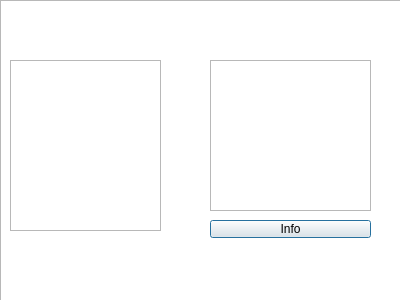
<?xml version="1.0" encoding="UTF-8"?>
<ui version="4.0">
 <class>Chen</class>
 <widget class="QDialog" name="Chen">
  <property name="geometry">
   <rect>
    <x>0</x>
    <y>0</y>
    <width>400</width>
    <height>300</height>
   </rect>
  </property>
  <property name="windowTitle">
   <string>Dialog</string>
  </property>
  <widget class="QGraphicsView" name="graphicsView">
   <property name="geometry">
    <rect>
     <x>0</x>
     <y>0</y>
     <width>401</width>
     <height>301</height>
    </rect>
   </property>
   <property name="styleSheet">
    <string notr="true">background-image: url(:/pics/facultyBg.png);</string>
   </property>
  </widget>
  <widget class="QGraphicsView" name="graphicsView_2">
   <property name="geometry">
    <rect>
     <x>10</x>
     <y>60</y>
     <width>151</width>
     <height>171</height>
    </rect>
   </property>
  </widget>
  <widget class="QPlainTextEdit" name="plainTextEdit">
   <property name="geometry">
    <rect>
     <x>210</x>
     <y>60</y>
     <width>161</width>
     <height>151</height>
    </rect>
   </property>
  </widget>
  <widget class="QPushButton" name="pushButton">
   <property name="geometry">
    <rect>
     <x>210</x>
     <y>220</y>
     <width>161</width>
     <height>18</height>
    </rect>
   </property>
   <property name="text">
    <string>Info</string>
   </property>
  </widget>
 </widget>
 <resources/>
 <connections/>
</ui>
